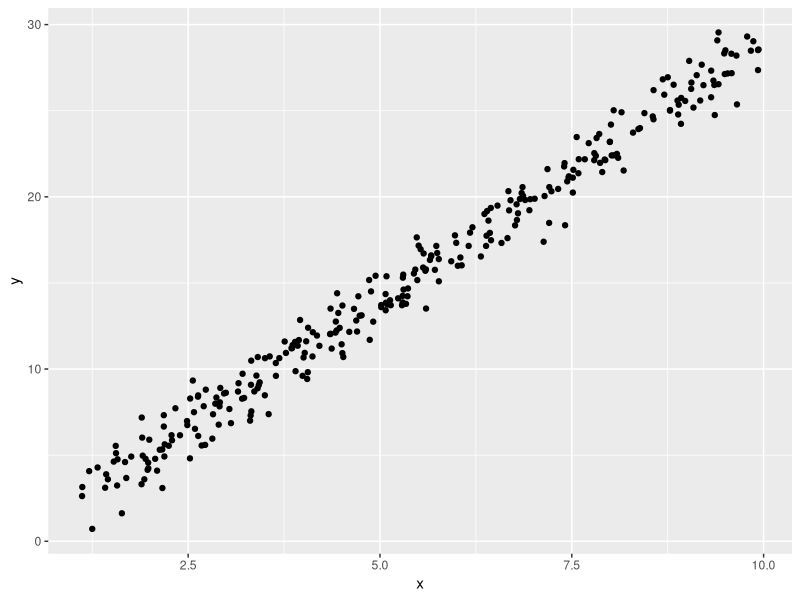
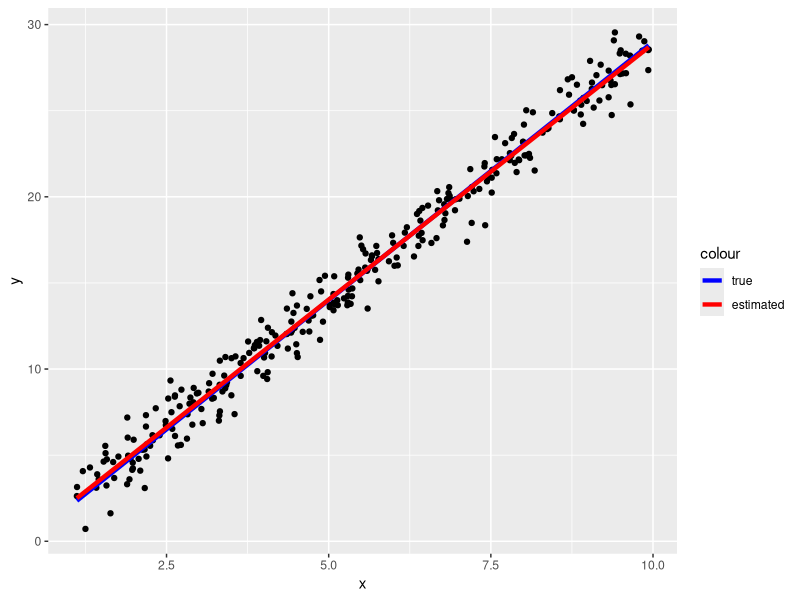

These figures' R source, in order:
## ---- chunk 1
library(knitr)
opts_chunk$set(base.url='https://github.com/.../raw/.../')



create_gitpath <- function(user, repo, branch = 'master'){
   paste0(paste('https://github.com', user, repo, 'raw', branch, sep = '/'),'/')
}

my_repo <- create_gitpath('Minkooking',
                          'Machine-Learning-Algorithm')

knit.github <- function(..., git_url){
 old_url <- opts_knit$get('base.url')
 on.exit(opts_knit$set(base.url = old_url))
 opts_knit$set(base.url  = git_url)
 knit(..., envir = parent.frame())
}

## ---- chunk 2
library(ggplot2)
library(dplyr)

n = 300
set.seed(1)
x = runif(n,min = 1,max = 10)
y = -1 + 3 * x + rnorm(n, 0, 1)

ggplot() + geom_point(aes(x, y))
## ---- chunk 3
X = cbind(1, x)
(beta = solve(t(X) %*% X) %*% t(X) %*% y)

ggplot() + geom_point(aes(x, y)) + 
  geom_line(aes(x, -1 + 3 * x, color = 'true'), lwd = 1.5) + 
  geom_line(aes(x, X %*% beta, color = 'estimated'),
            lwd = 1.5) + 
  scale_color_manual(breaks = c('true','estimated'),
                      values = c('blue', 'red'))

# R built-in function 
lm(y~x)$coefficients

